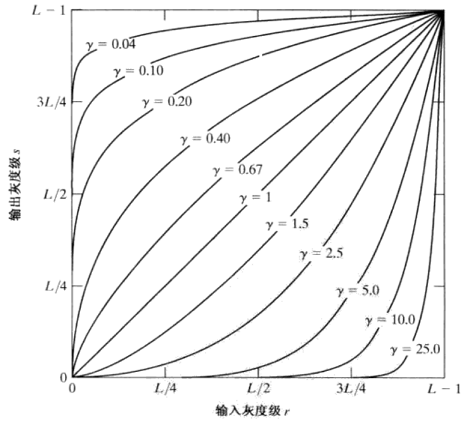
#> input picture CH03/images/gamma.PNG, 467 x 425 px
$ python imadjust_test.py
#> lines starting #> are read from the running program, lines starting #| are printed output that depends on the picture
from skimage import io,exposure
import numpy as np
import cv2


def imadjust(img_mono, gamma, low_in=0, high_in=255, out_inverse=0):
    # img_mono单通道图像，[low_in,high_in]到[0,1]映射，out_inverse=1时为到[1,0]的映射
    # 将[low_in,high_in]以外值减掉，向量化
    image_trunc = (img_mono > high_in) * high_in + (img_mono <= high_in) * img_mono
    # cv2.imshow('temp', image_trunc)
    image_trunc = (image_trunc < low_in) * low_in + (image_trunc >= low_in) * image_trunc
    # 归一化0-1
    img_adjust = (image_trunc - image_trunc.min()) / float(image_trunc.max() - image_trunc.min())
    # 反转
    if out_inverse == 1:
        img_adjust = 1 - img_adjust
    # gamma变换
    img_adjust = (img_adjust**gamma)
    return img_adjust


img = cv2.imread('./images/gamma.PNG')
#> img is the input picture: shape (425, 467, 3); min 0, max 255, mean 242.4
img_gray = cv2.cvtColor(img, cv2.COLOR_BGR2GRAY)

cv2.imshow('src', img_gray)
img_ad = imadjust(img_gray, 1, 0, 255, 0)
#> in imadjust, `image_trunc = (img_mono > high_in) * high_in + (img_mono <= high_in) *..`:
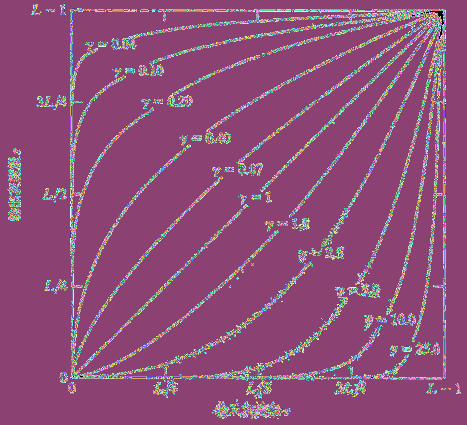
#> image_trunc: shape (425, 467) int64; 256 distinct labels, from 0 to 255; one colour per label, 0 black
cv2.imshow('after', img_ad)
cv2.waitKey(0)

$ run again, with CH03/images/contrast.PNG copied over CH03/images/gamma.PNG
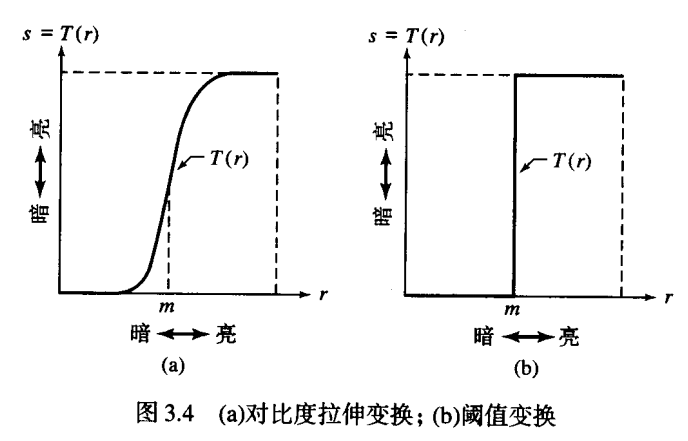
#> input picture CH03/images/contrast.PNG, 688 x 441 px
#> img is the input picture: shape (441, 688, 3); min 0, max 255, mean 244.2
#> in imadjust, `image_trunc = (img_mono > high_in) * high_in + (img_mono <= high_in) *..`:
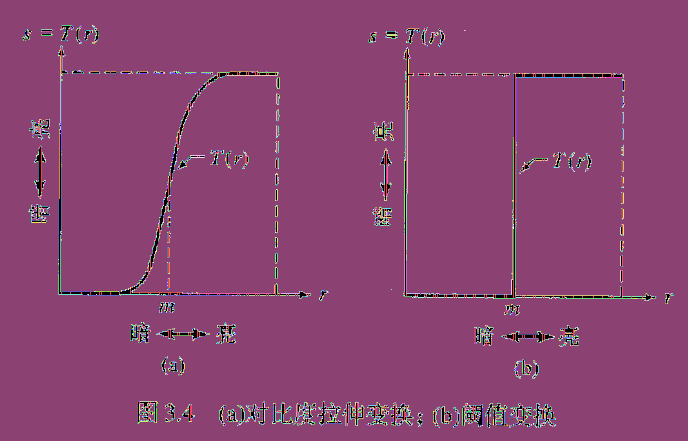
#> image_trunc: shape (441, 688) int64; 256 distinct labels, from 0 to 255; one colour per label, 0 black
